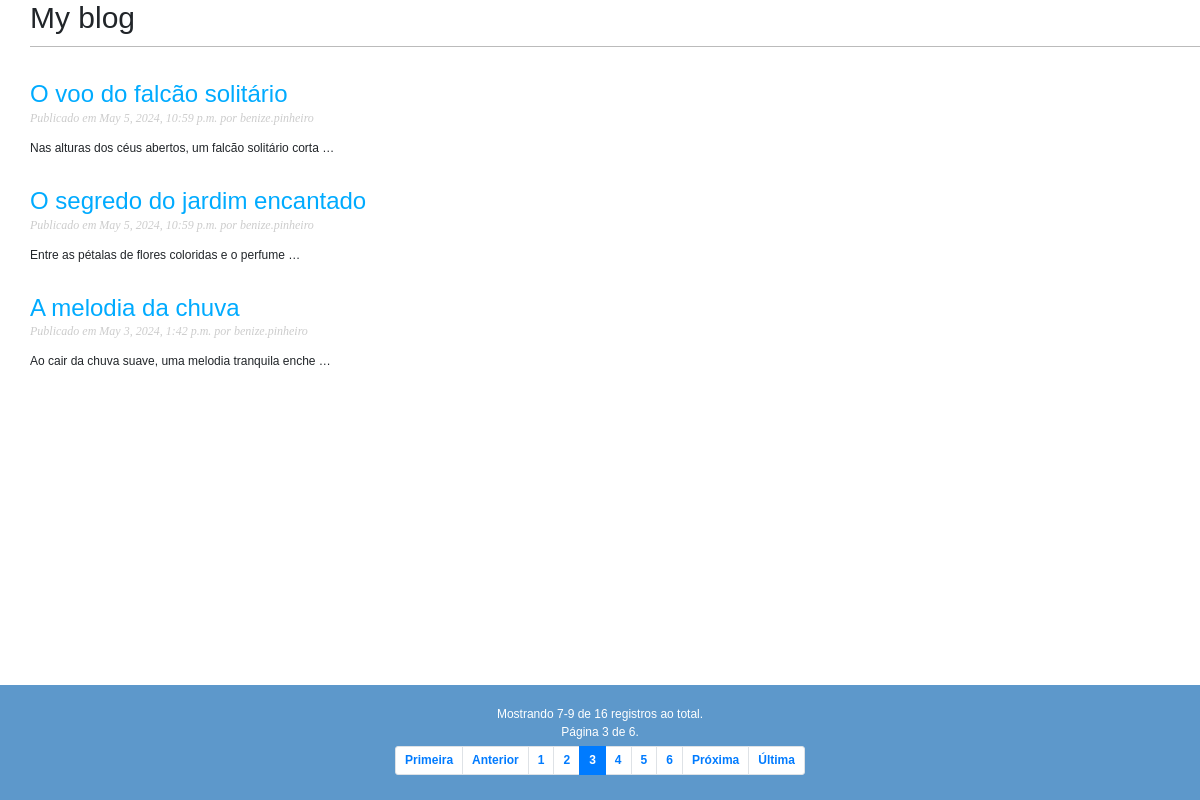
/?page=3, run on the app's committed database.
### blog/models.py (models this page shows, shortened)
class Post(models.Model):
    class Status(models.TextChoices):
        DRAFT = 'DF', 'Draft'
        PUBLISHED = 'PB', 'Published'
    STATUS = (
        ('DF', 'Draft'),
        ('PB', 'Published')
    )
    title = models.CharField(max_length=250)
    slug = models.SlugField(max_length=250,
                            unique_for_date='publish')
    author = models.ForeignKey(User,
                               on_delete=models.CASCADE,
                               related_name='blog_posts')
    body = models.TextField()
    publish = models.DateTimeField(default=timezone.now)
    created = models.DateTimeField(auto_now_add=True)
    updated = models.DateTimeField(auto_now=True)
    status = models.CharField(max_length=2,
                              choices=Status.choices,
                              default=Status.DRAFT)
    objects = models.Manager()
    published = PublishedManager()
    class Meta:
        ordering = ['-publish']
        indexes = [
            models.Index(fields=['-publish'])
        ]
    def get_absolute_url(self):
        return reverse('blog:post_detail',
                        args=[self.publish.day,
                        self.publish.month,
                        self.publish.year,
                        self.slug])

### blog/views.py (the view)
# urls.py: path('', views.post_list, name='post_list'),
def post_list(request):
    post_list = Post.published.all()
    paginator = Paginator(post_list, 3)
    page_number = request.GET.get('page', 1)
    try:
        posts = paginator.page(page_number)
    except PageNotAnInteger:
        posts = paginator.page(1)
    except EmptyPage:
        posts = paginator.page(paginator.num_pages)
    return render(request, 'blog/post/list.html', {'posts': posts})

### blog/models.py (called while the page is built)
    def get_queryset(self):
        return super().get_queryset().filter(status=Post.Status.PUBLISHED)

### blog/templates/blog/post/list.html (shortened to what this page needs)
{% extends "blog/base.html" %}
{% block content %}
<h1 id="titulo_blog">My blog</h1>
    <div id="posts">
    {% for post in posts %}
        <h2>
            <a href="{{ post.get_absolute_url }}">
                {{ post.title }}
            </a>
        </h2>
        <p class="date">
            Publicado em {{ post.publish }} por {{ post.author }}
        </p>
        {{ post.body|truncatewords:9|linebreaks }}
    {% endfor %}
    <footer style="position: fixed;">
    {% include "blog/pagination.html" with page=posts %}
    </footer>
    </div>
{% endblock %}

### blog/static/css/blog.css (style rules this page uses)
:root { font-size: 12px; }
body { margin:0; padding:0; font-family:helvetica, sans-serif; }
a { color:#00abff; text-decoration:none; }
h1 { font-weight:normal; border-bottom:1px solid #bbb; padding:0 0 10px 0; }
h2 { font-weight:normal; margin:30px 0 0; }
p.date { color:#ccc; font-family: georgia, serif; font-size: 12px; font-style: italic; }
footer { position: fixed; left: 0; bottom: 0; width: 100%; background-color: #5d98cb; color: #fff; text-align: center; padding: 20px; }
#titulo_blog { position: fixed; width: 100%; background-color: white; }
#posts, #sidebar { margin-top: 80px; }

### data on the page
Post: title "O voo do falcão solitário", publish "May 5, 2024, 10:59 p.m.", author "benize.pinheiro", body "Nas alturas dos céus abertos, um falcão solitário corta …"
Post: title "O segredo do jardim encantado", publish "May 5, 2024, 10:59 p.m.", author "benize.pinheiro", body "Entre as pétalas de flores coloridas e o perfume …"
Post: title "A melodia da chuva", publish "May 3, 2024, 1:42 p.m.", author "benize.pinheiro", body "Ao cair da chuva suave, uma melodia tranquila enche …"

### other printed values
{{ page.start_index }} "7"
{{ page.end_index }} "9"
{{ page.paginator.count }} "16"
{{ page.number }} "3"
{{ page.paginator.num_pages }} "6"
{{ i }} "1" "2" "3" "4" "5" "6"
